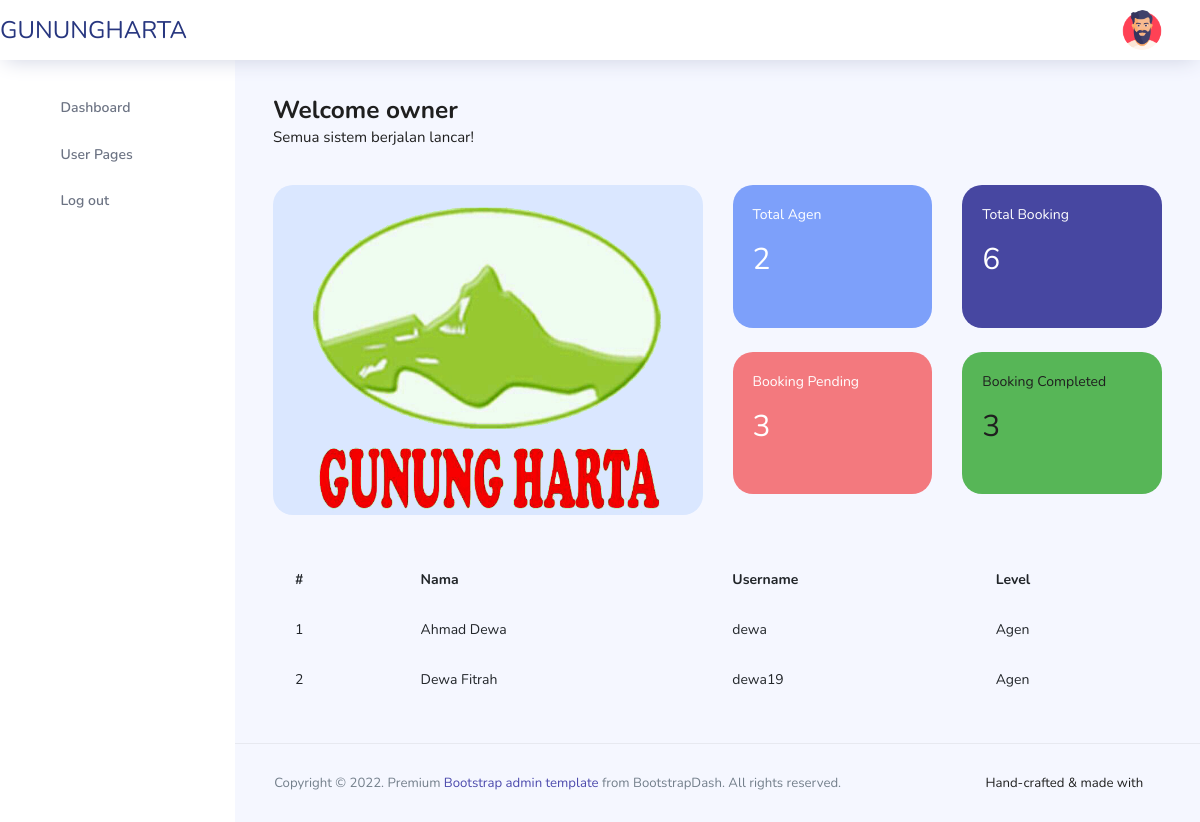
The app's page /admin/list_agen.php (signed in) with its own data.
### tables this page shows
CREATE TABLE `agen` (
  `id` int(11) NOT NULL,
  `username` varchar(15) NOT NULL,
  `password` varchar(32) NOT NULL,
  `level` int(11) NOT NULL,
  `nama` varchar(255) NOT NULL
);

### admin/list_agen.php (the view, shortened to what this page needs)
<?php
include('header.php');
?>
<nav class="sidebar sidebar-offcanvas" id="sidebar">
  <ul class="nav">
    <li class="nav-item">
      <a class="nav-link" href="indexAdmin.php">
        <i class="icon-grid menu-icon"></i>
        <span class="menu-title">Dashboard</span>
      </a>
    </li>
    <li class="nav-item">
      <a class="nav-link" data-toggle="collapse" href="#auth" aria-expanded="false" aria-controls="auth">
        <i class="icon-head menu-icon"></i>
        <span class="menu-title">User Pages</span>
        <i class="menu-arrow"></i>
      </a>
    </li>
    <li class="nav-item">
      <a class="nav-link" href="../logout.php">
        <i class="ti-power-off menu-icon"></i>
        <span class="menu-title">Log out</span>
      </a>
    </li>
  </ul>
</nav>
<div class="main-panel">
  <div class="content-wrapper">
    <div class="row">
      <div class="col-md-12 grid-margin">
        <div class="row">
          <div class="col-12 col-xl-8 mb-4 mb-xl-0">
            <h3 class="font-weight-bold">Welcome <?php echo $_SESSION['username']; ?></h3>
            <h6 class="font-weight-normal mb-0">Semua sistem berjalan lancar!</h6>
          </div>
        </div>
      </div>
    </div>
    <div class="row">
      <div class="col-md-6 grid-margin stretch-card">
        <div class="card tale-bg">
          <div class="card-people mt-auto">
            <img src="images/dashboard/logo.png" height="310px" alt="people">
          </div>
        </div>
      </div>
      <div class="col-md-6 grid-margin transparent">
        <div class="row">
          <div class="col-md-6 mb-4 stretch-card transparent">
            <div class="card card-tale">
              <div class="card-body">
                <p class="mb-4">Total Agen</p>
                <p class="fs-30 mb-2"><?php
                include"../koneksi.php";
                $result = mysqli_query($koneksi,"SELECT * FROM agen WHERE level=1 ");
                $num_rows = mysqli_num_rows($result);
                echo $num_rows;
              ?></p>
              <p>&nbsp;</p>
            </div>
          </div>
        </div>
        <div class="col-md-6 mb-4 stretch-card transparent">
          <div class="card card-dark-blue">
            <div class="card-body">
              <p class="mb-4">Total Booking</p>
              <p class="fs-30 mb-2"><?php
              include"../koneksi.php";
              $result = mysqli_query($koneksi,"SELECT * FROM booking");
              $num_rows = mysqli_num_rows($result);
              echo $num_rows;
            ?></p>
            <p>&nbsp;</p>
          </div>
        </div>
      </div>
    </div>
    <div class="row">
      <div class="col-md-6 mb-4 mb-lg-0 stretch-card transparent">
        <div class="card card-light-danger">
          <div class="card-body">
            <p class="mb-4">Booking Pending</p>
            <p class="fs-30 mb-2"><?php
            include"../koneksi.php";
            $result = mysqli_query($koneksi,"SELECT * FROM booking WHERE konfirmasi=0");
            $num_rows = mysqli_num_rows($result);
            echo $num_rows;
          ?></p>
          <p>&nbsp;</p>
        </div>
      </div>
    </div>
    <div class="col-md-6 stretch-card transparent">
      <div class="card bg-success">
        <div class="card-body">
          <p class="mb-4">Booking Completed</p>
          <p class="fs-30 mb-2"><?php
          include"../koneksi.php";
          $result = mysqli_query($koneksi,"SELECT * FROM booking WHERE konfirmasi=1");
          $num_rows = mysqli_num_rows($result);
          echo $num_rows;
        ?></p>
        <p>&nbsp;</p>
      </div>
    </div>
  </div>
</div>
</div>
</div>
<div class="table-responsive">
 <table class="table table-hover table-borderless">
  <thead>
    <tr>
      <th scope="col">#</th>
      <th scope="col">Nama</th>
      <th scope="col">Username</th>
      <th scope="col">Level</th>
    </tr>
  </thead>
  <tbody>
    <?php
    if(isset($_GET['searching'])){
      $cari = $_GET['searching'];
      $data = mysqli_query($koneksi, "select * from agen where nama like '%".$cari."%' or username like '%".$cari."%' and level=1 ");
    }else{
      $data = mysqli_query($koneksi, "select * from agen where level=1");
    }
    $no = 1;
    while($d = mysqli_fetch_array($data)){
      ?>
      <tr>
        <td><?php echo $no++; ?></td>
        <td><?php echo $d['nama']; ?></td>
        <td><?php echo $d['username']; ?></td>
        <?php if ($d['level']==1) {
          echo "<td>Agen</td>";
        } ?>
      </tr>
    <?php }  ?>
  </tbody>
</table>
</div>
</div>
<?php include"footer.php";?>

### records on screen
agen: nama "Ahmad Dewa", username "dewa", level "Agen"
agen: nama "Dewa Fitrah", username "dewa19", level "Agen"

### other values on screen
$_SESSION['username'] "owner"
$num_rows "2"
$num_rows "6"
$num_rows "3"
